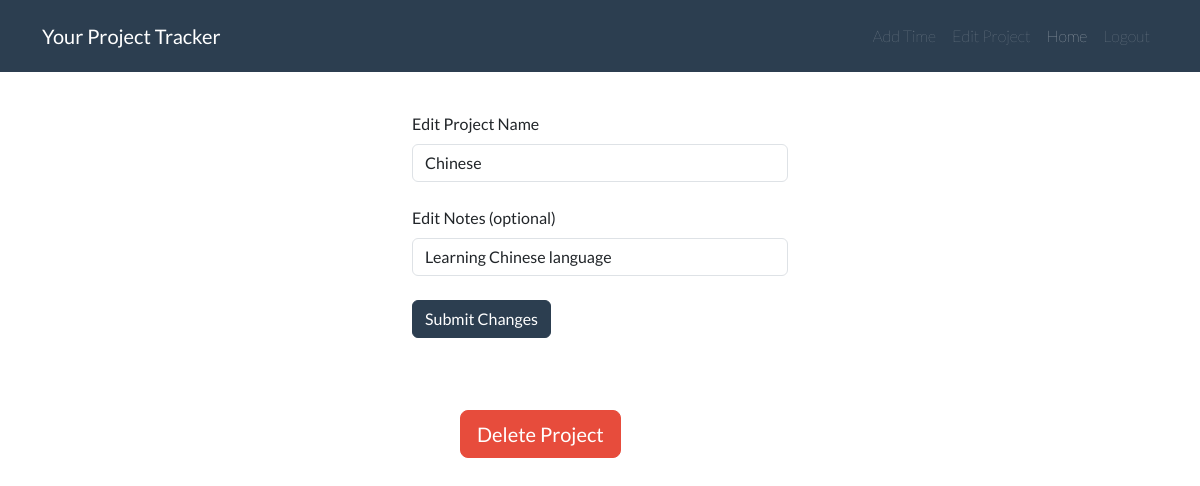
/project/7/edit (signed in), run on an earlier commit of the app's database.
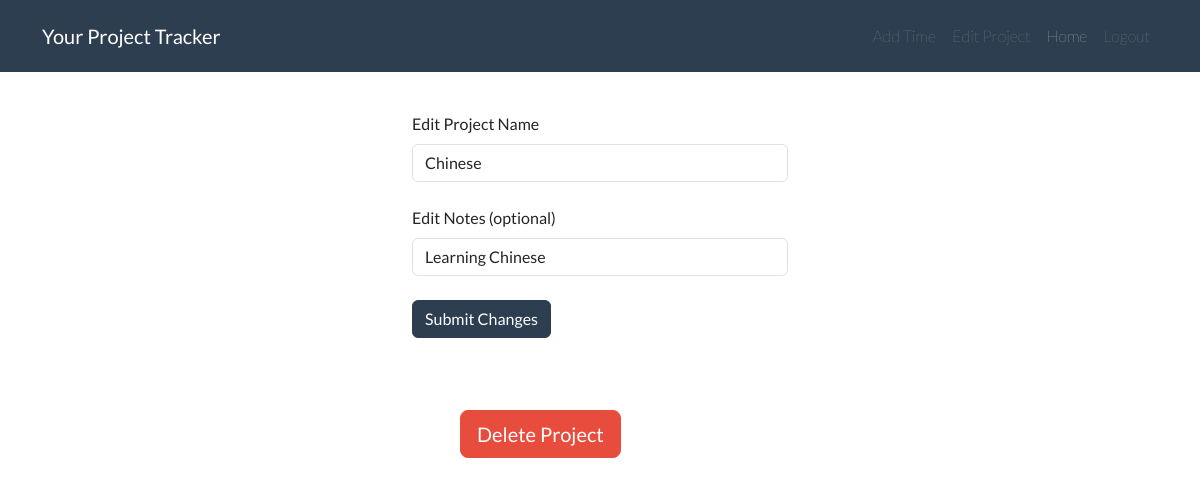
And on a later commit of the database.
### website/models.py (models this page shows, shortened)
class Project(db.Model):
    id = db.Column(db.Integer, primary_key=True)
    project_name = db.Column(db.String(30), nullable=False)
    notes = db.Column(db.String(1000), nullable=False, default='')
    user_id = db.Column(db.Integer, db.ForeignKey('user.id'), nullable=False)
    entries = db.relationship('Entry')

### website/views.py (the view)
@views.route('project/<int:project_id>/edit', methods=['GET','POST'])
@login_required
def edit_project(project_id):
    current_project = Project.query.filter(Project.id==project_id, Project.owner==current_user).first_or_404()
    if current_project.owner != current_user:
        abort(403)
    edit_project_form = EditProjectForm()
    if edit_project_form.validate_on_submit():
        current_project.project_name = edit_project_form.project_name.data
        current_project.notes = edit_project_form.notes.data
        db.session.commit()
        flash('Changes has been saved!', category='success')
        return redirect(url_for('views.project', project_id=current_project.id))
    elif request.method == "GET":
        edit_project_form.project_name.data = current_project.project_name
        edit_project_form.notes.data = current_project.notes
    return render_template('edit_project.html', user = current_user, project_id=current_project.id, edit_project_form=edit_project_form)

### website/forms.py
class EditProjectForm(FlaskForm):
    project_name = StringField('Edit Project Name', validators=[DataRequired(), Length(min=1, max=30)])
    notes = StringField('Edit Notes (optional)')
    submit = SubmitField('Submit Changes')

### website/templates/edit_project.html (shortened to what this page needs)
{% extends "base.html" %}
{% block content %}
<div class="container my-3 col-md-4 center">
    <div>
        <form action="" method="POST">
            <fieldset class="form-group">
                <div class="form-group">
                    {{ edit_project_form.project_name.label(class="form-label mt-4") }}
                    {% if edit_project_form.project_name.errors %}
                        {{ edit_project_form.project_name(class="form-control is-invalid") }}
                        <div class="invalid-feedback">
                            {% for error in edit_project_form.project_name.errors %}
                                <span>{{ error }}</span>
                            {% endfor %}
                        </div>
                    {% else %}
                        {{ edit_project_form.project_name(class="form-control") }}
                    {% endif %}
                </div>
                <div class="form-group">
                    {{ edit_project_form.notes.label(class="form-label mt-4") }}
                    {% if edit_project_form.notes.errors %}
                        {{ edit_project_form.notes(class="form-control is-invalid") }}
                        <div class="invalid-feedback">
                            {% for error in edit_project_form.notes.errors %}
                                <span>{{ error }}</span>
                            {% endfor %}
                        </div>
                    {% else %}
                        {{ edit_project_form.notes(class="form-control") }}
                    {% endif %}
                </div>
            </fieldset>
            <br>
            <div class="form-group">
                {{ edit_project_form.submit(class="btn btn-primary") }}
            </div>
        </form>
    </div>
    <br>
    <div>
        <button type="button" class="btn btn-danger btn-lg my-5 mx-5"  data-bs-toggle="modal" data-bs-target="#deleteProjectModal" >Delete Project</button>
    </div>
</div>
{% endblock %}

What changed in the data, as far as the page shows it:
changed Project "Chinese": notes "Learning Chinese language" → "Learning Chinese"
